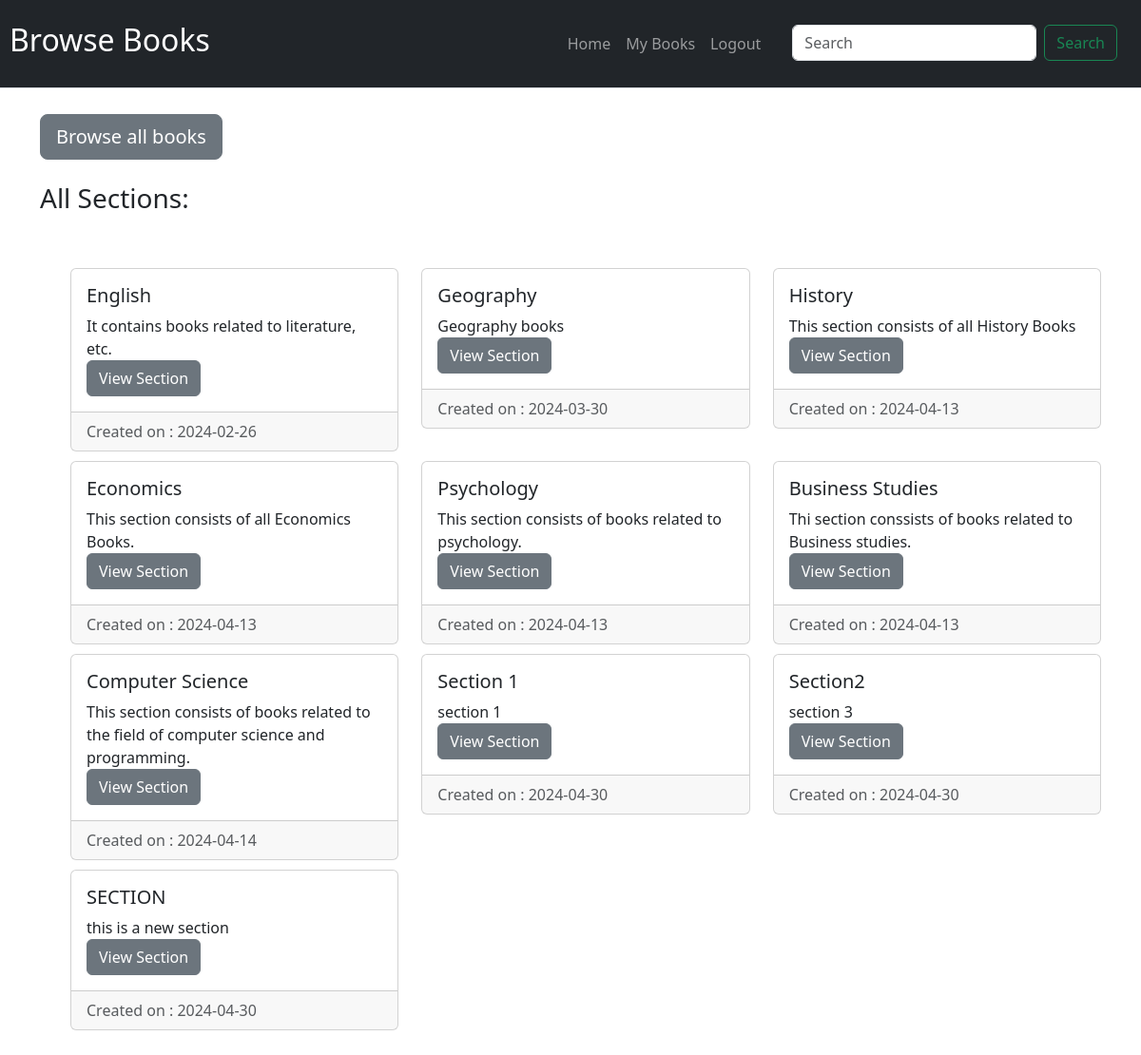
/browsebooks.html, run on the app's committed database.
### tables this page shows
CREATE TABLE Sections (
    SectionID INTEGER PRIMARY KEY AUTOINCREMENT,
    name TEXT NOT NULL,
    DateCreated DATE NOT NULL,
    Description TEXT
);

### app.py (the view)
@app.route("/browsebooks.html",methods=['GET','POST'])
def browsebooks():
    connec = sqlite3.connect('librarydata.db')
    cursor = connec.cursor()
    cursor.execute("SELECT * FROM Sections s")
    user_id=session.get('user_id')
    Sectionsinfo = cursor.fetchall()
    connec.close()
    return render_template("browsebooks.html",Sectionsinfo=Sectionsinfo,user_id=user_id)

### templates/browsebooks.html (shortened to what this page needs)
<!DOCTYPE html>
<html lang="en">
  <head>
    <link href="https://cdn.jsdelivr.net/npm/bootstrap@5.3.3/dist/css/bootstrap.min.css" rel="stylesheet">
  </head>
  <body>
    <div class="container">
      <nav class="navbar navbar-dark fixed-top bg-dark border-bottom navbar-expand-lg">
        <a class="navbar-brand" href="#" style="margin: 10px;"><h2>Browse Books</h2></a>
        <ul class="navbar-nav ms-auto order-5" style="margin-right:25px;">
          <li class="nav-item">
            <a class="nav-link" href="{{url_for('user_books',user_id=user_id)}}"
              >Home</a
            >
          </li>
          <li class="nav-item">
            <a class="nav-link" href="{{url_for('user_books',user_id=user_id)}}">My Books</a>
          </li>
          <li class="nav-item">
            <form action="/logout" method="post">
              <button class="nav-link" type="submit" style="margin-right: 25px">Logout</button>
            </form>
          </li>
          <li class="nav-item">
            <form action="/searchsectionsuser" class="d-flex bg-dark" method="post" role="search" name="navbar-search">
              <input class="form-control me-2" type="search" placeholder="Search" name="search">
              <button type="submit" class="btn btn-outline-success">Search</button>
            </form>
          </li>
        </ul>
      </nav>
      <span><h4 style="margin-top : 120px; color: black;"></h4>
        <a class= "btn btn-lg btn-secondary" href="viewbooks.html">Browse all books</a></span><br><br>
        <h3>All Sections:</h3><br><br>
        <ul class="row">
          {%for s in Sectionsinfo%}
          <li class="col-4" type="none" style="margin-bottom:10px;">
            <div class="card">
              <div class="card-body">
                <h5 class="card-title">{{s[1]}}</h5>
                <div class="card-text">{{s[3]}} <br>
                  <form method="POST" action="/viewsectionuser.html">
                    <button type="submit" class="btn btn-secondary" name="section">View Section</button>
                  </form>
                </div>
              </div>
              <div class="card-footer text-body-secondary">Created on : {{s[2]}}</div>
            </div>
          </li>
          {%endfor%}
        </ul>
    </div>
  </body>
</html>

### data on the page
Sections: name "English", Description "It contains books related to literature, etc.", DateCreated "2024-02-26"
Sections: name "Geography", Description "Geography books", DateCreated "2024-03-30"
Sections: name "History", Description "This section consists of all History Books", DateCreated "2024-04-13"
Sections: name "Economics", Description "This section consists of all Economics Books.", DateCreated "2024-04-13"
Sections: name "Psychology", Description "This section consists of books related to psychology.", DateCreated "2024-04-13"
Sections: name "Business Studies", Description "Thi section conssists of books related to Business studies.", DateCreated "2024-04-13"
Sections: name "Computer Science", Description "This section consists of books related to the field of computer science and programming.", DateCreated "2024-04-14"
Sections: name "Section 1", Description "section 1", DateCreated "2024-04-30"
Sections: name "Section2", Description "section 3", DateCreated "2024-04-30"
Sections: name "SECTION", Description "this is a new section", DateCreated "2024-04-30"
